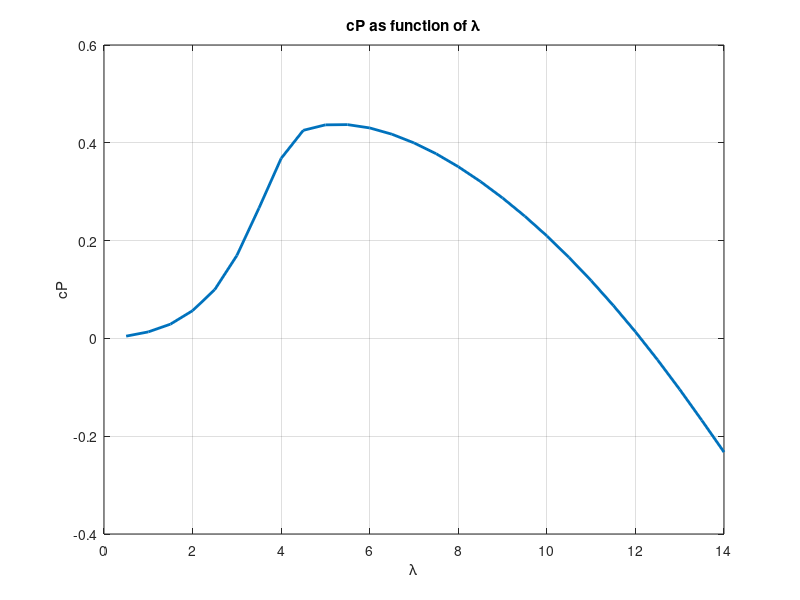
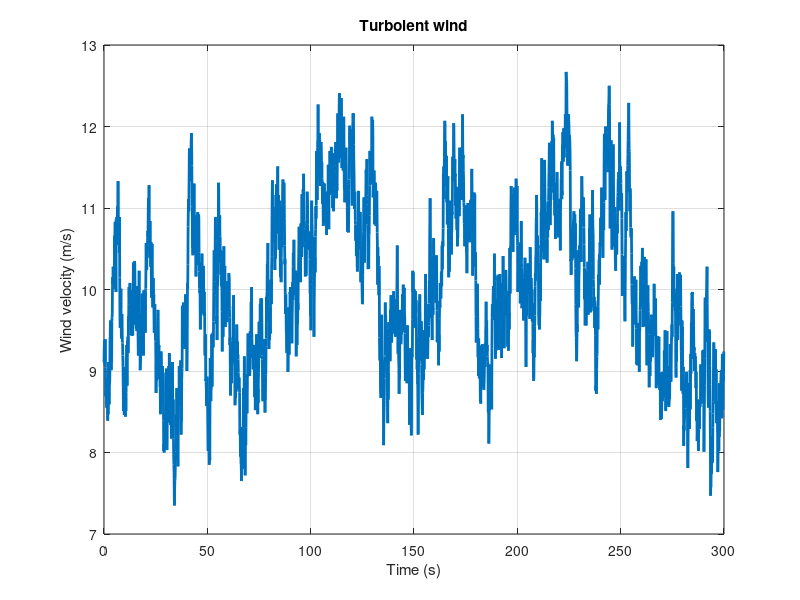

Reproduce these figures in MATLAB, in order. (Note: this script raises an error after producing the figures.)
clear 
close all
clc

%% CONSTANT PARAMETERS
time_max = 50; % maximum time to be studied (s)
delta_t = 0.005; % discretization time (s)
i_max = time_max / delta_t; % number of iterations

sincronous_velocity = 5; % (rad/s)
MG_coefficient = 2.55e5; % generator curve coefficient

R = 9.5; % rotor diameter (m)
rho = 1.225; % air density (kg/m^3)
V0 = 10; % constant wind speed (m/s)
V0_f = 10; % wind speed for free running turbine (m/s)
omega_initial = 1; % initial angular velocity (rad/s)
omega_initial_f = 1; % initial angular velocity free running turbine (rad/s)
I = 1.5e4; % rotor inertia (kgm^2)


line_width = 2;
font_size = 25; 
%% Q1 & Q2: PLOT OF THE LOADED DATA
% load the data form the table
cP_vs_lambda = load('Cp_Lambda.txt');
V0_vs_time = load('usim.dat');

figure()
plot(cP_vs_lambda(:,1), cP_vs_lambda(:,2), 'LineWidth', line_width)
xlabel('\lambda')
ylabel('cP')
title('cP as function of \lambda')
grid on

figure()
plot(V0_vs_time(:,1), V0_vs_time(:,2), 'LineWidth', line_width)
title('Turbolent wind')
xlabel('Time (s)')
ylabel('Wind velocity (m/s)')
grid on

%% Q4: COMPUTATION OF THE ANGULAR VELOCITY, ROTOR AND GENERATOR TORQUE 

% bild a vector with the constant velocity: it is needed to use
% control_function
V0_q1 = ones(1, i_max)*V0;
% compute the torque and the velocity
[Mr, Mg, omega, delta_t_vector] = control_function(i_max, ...
  omega_initial, R, V0_q1, rho, cP_vs_lambda, MG_coefficient, ...
  sincronous_velocity, delta_t, I);

% plot the time evolution of the roataional speed
fig_omega = figure('Position', get(0, 'Screensize'));
plot(delta_t_vector, omega, 'LineWidth', line_width)
xlabel('Time [s]')
ylabel('\omega [rad/s]')
title('Rotor angular velocity')
grid on
set(gca, 'FontAngle', 'oblique', 'FontSize', font_size)
saveas(fig_omega, ['C:\Users\Niccolò\Documents\UNIVERSITA\5° ANNO' ...
  '\WIND_ENERGY\exercise_control\images\fig_omega.png'],'png');

% plot the time evolution of the generator torque
fig_Mg = figure('Position', get(0, 'Screensize'));
plot(delta_t_vector, Mg, 'LineWidth', line_width)
xlabel('Time [s]')
ylabel('Generator torque [Nm]')
title('Generator torque')
grid on
set(gca, 'FontAngle', 'oblique', 'FontSize', font_size)
saveas(fig_Mg, ['C:\Users\Niccolò\Documents\UNIVERSITA\5° ANNO' ...
  '\WIND_ENERGY\exercise_control\images\fig_Mg.png'],'png');

% plot the time evolution of the wind torque
fig_Mr = figure('Position', get(0, 'Screensize'));
plot(delta_t_vector, Mr, 'LineWidth', line_width)
xlabel('Time [s]')
ylabel('Wind torque [Nm]')
title('Wind torque')
grid on
set(gca, 'FontAngle', 'oblique', 'FontSize', font_size)
saveas(fig_Mr, ['C:\Users\Niccolò\Documents\UNIVERSITA\5° ANNO' ...
  '\WIND_ENERGY\exercise_control\images\fig_Mr.png'],'png');

% plot generator and wind torque on the same plot
% plot the time evolution of the wind torque
fig_Mr = figure('Position', get(0, 'Screensize'));
plot(delta_t_vector, Mr, 'LineWidth', line_width)
hold on
plot(delta_t_vector, Mg, '--', 'LineWidth', line_width)
hold off
xlabel('Time [s]')
ylabel('Wind and generator torques [Nm]')
title('Wind torque')
legend('Rotor torque', 'Generator torque', 'Location','southeast')
grid on
set(gca, 'FontAngle', 'oblique', 'FontSize', font_size)
saveas(fig_Mr, ['C:\Users\Niccolò\Documents\UNIVERSITA\5° ANNO' ...
  '\WIND_ENERGY\exercise_control\images\fig_Mr.png'],'png');

%% Q5: CALCULATION OF THE SLIP
omega_nom = omega(end); % nominal velocity (rad/s)
SL = (omega_nom - sincronous_velocity) / sincronous_velocity; % syncronous motor slip
disp(strcat('The slip is ', num2str(SL), ' = ', num2str(SL*100), ' %'))
disp(['Attention to the fact that omega_nom is estimated from the ' ...
  'results of previous point, and so must be clearly stated '])

omega_item = 30;
V0_q5_vect = linspace(4.5, 20, omega_item);
omega_vect = zeros(omega_item, 1);
P_q5 = zeros(omega_item, 1);

for i=1:omega_item
  V0_q5 = V0_q5_vect(i)*ones(1, i_max);
  % compute the torque and the velocity
  [~, Mg_q5, omega_q5, ~] = control_function(i_max, ...
    omega_initial, R, V0_q5, rho, cP_vs_lambda, MG_coefficient, ...
    sincronous_velocity, delta_t, I);
  omega_vect(i) = omega_q5(end);
  P_q5(i) = omega_vect(i)*Mg_q5(end);
end

fig_omega_V0 = figure('Position', get(0, 'Screensize'));
plot(V0_q5_vect, omega_vect, 'LineWidth',line_width)
grid on
xlabel('V0 [m/s]')
ylabel('\omega [rad/s]')
title('Rotational speed for different velocities')
set(gca, 'FontAngle', 'oblique', 'FontSize', font_size)
saveas(fig_omega_V0, ['C:\Users\Niccolò\Documents\UNIVERSITA\5° ANNO' ...
  '\WIND_ENERGY\exercise_control\images\fig_omega_V0.png'],'png');

fig_power_V0 = figure('Position', get(0, 'Screensize'));
plot(V0_q5_vect, P_q5/1000, 'LineWidth', line_width)
grid on
xlabel('V0 [m/s]')
ylabel('Generator power P_G [kW]')
title('Generator power for different velocities')
set(gca, 'FontAngle', 'oblique', 'FontSize', font_size)
saveas(fig_power_V0, ['C:\Users\Niccolò\Documents\UNIVERSITA\5° ANNO' ...
  '\WIND_ENERGY\exercise_control\images\fig_power_V0.png'],'png');

%% Q6: COMPUTATION OF THE ANGULAR VELOCITY, ROTOR AND GENERATOR TORQUE FOR 
%% TURBOLENT WIND INFLOW

clear lambda
V0_t = V0_vs_time(:,2); % load velocity (m/s)
V0_item = size(V0_t, 1); % number of item of the velocity vector
t_max = V0_vs_time(end,1); % maximum time of the recorded data
delta_t_t = t_max / V0_item; % delta_t for the turbolent case (s)

[Mr_t, Mg_t, omega_t, delta_t_vector_t] = control_function(V0_item, ...
  omega_initial, R, V0_t, rho, cP_vs_lambda, MG_coefficient, ...
  sincronous_velocity, delta_t_t, I);

% plot the time evolution of the roataional speed
fig_omega_t = figure('Position', get(0, 'Screensize'));
plot(delta_t_vector_t, omega_t, 'LineWidth', line_width)
xlabel('Time [s]')
ylabel('\omega [rad/s]')
title('Rotor angular velocity - Turbolent wind')
grid on
set(gca, 'FontAngle', 'oblique', 'FontSize', font_size)
saveas(fig_omega_t, ['C:\Users\Niccolò\Documents\UNIVERSITA\5° ANNO' ...
  '\WIND_ENERGY\exercise_control\images\fig_omega_t.png'],'png');


% plot the time evolution of the generator torque
fig_Mg_t = figure('Position', get(0, 'Screensize'));
plot(delta_t_vector_t, Mg_t, 'LineWidth', line_width)
xlabel('Time [s]')
ylabel('Generator torque [Nm]')
title('Generator torque - Turbolent wind')
grid on
set(gca, 'FontAngle', 'oblique', 'FontSize', font_size)
saveas(fig_Mg_t, ['C:\Users\Niccolò\Documents\UNIVERSITA\5° ANNO' ...
  '\WIND_ENERGY\exercise_control\images\fig_Mg_t.png'],'png');


% plot the time evolution of the wind torque
fig_Mr_t = figure('Position', get(0, 'Screensize'));
plot(delta_t_vector_t, Mr_t, 'LineWidth', line_width)
xlabel('Time [s]')
ylabel('Wind torque [Nm]')
title('Wind torque - Turbolent wind')
grid on
set(gca, 'FontAngle', 'oblique', 'FontSize', font_size)
saveas(fig_Mr_t, ['C:\Users\Niccolò\Documents\UNIVERSITA\5° ANNO' ...
  '\WIND_ENERGY\exercise_control\images\fig_Mr_t.png'],'png');


% plot the time evolution of both torques on the same graphs
fig_Mg_Mt_t = figure('Position', get(0, 'Screensize'));
plot(delta_t_vector_t, Mr_t, 'LineWidth', line_width)
hold on
plot(delta_t_vector_t, Mg_t, '--', 'LineWidth', line_width*0.5)
hold off
legend('Rotor', 'Generator', 'Location','south')
xlabel('Time [s]')
ylabel('Torque [Nm]')
title('Rotor and generator torque')
grid on
set(gca, 'FontAngle', 'oblique', 'FontSize', font_size)
saveas(fig_Mg_Mt_t, ['C:\Users\Niccolò\Documents\UNIVERSITA\5° ANNO' ...
  '\WIND_ENERGY\exercise_control\images\fig_Mg_Mt_t.png'],'png');


%% SIMULATION OF THE FREE RUNNING TURBINE

[Mr_f, Mg_f, omega_f, delta_t_vector_f] = control_function(i_max, ...
  omega_initial_f, R, V0_q1, rho, cP_vs_lambda, 0, ...
  sincronous_velocity, delta_t_t, I);

% plot the time evolution of the roataional speed
fig_omega_free = figure('Position', get(0, 'Screensize'));
plot(delta_t_vector_f, omega_f, 'LineWidth', line_width)
xlabel('Time [s]')
ylabel('\omega [rad/s]')
title('Rotor angular velocity - Free running')
grid on
set(gca, 'FontAngle', 'oblique', 'FontSize', font_size)
saveas(fig_omega_free, ['C:\Users\Niccolò\Documents\UNIVERSITA\5° ANNO' ...
  '\WIND_ENERGY\exercise_control\images\fig_omega_free.png'],'png');

% plot the time evolution of the wind torque
fig_torque_free = figure('Position', get(0, 'Screensize'));
plot(delta_t_vector_f, Mr_f, 'LineWidth', line_width)
xlabel('Time [s]')
ylabel('Wind torque [Nm]')
title('Wind torque - Free running')
grid on
set(gca, 'FontAngle', 'oblique', 'FontSize', font_size)
saveas(fig_torque_free, ['C:\Users\Niccolò\Documents\UNIVERSITA\5° ANNO' ...
  '\WIND_ENERGY\exercise_control\images\fig_torque_free.png'],'png');

disp(['The velocity reached is the one for which lambda is such that cp=0.' ...
  'This means that the rotor accelerates up to reacing an equilibrium and ' ...
  'then stops'])